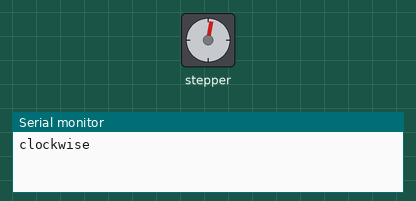
This sketch was run on a simulated Arduino Uno, built with avr-gcc and run on an emulated ATmega328P. On the bench: stepper motor, the last lines printed to the serial monitor. Stepper angles assume 2200 steps per turn.

Above: at 0.05 s.
At 0.55 s:
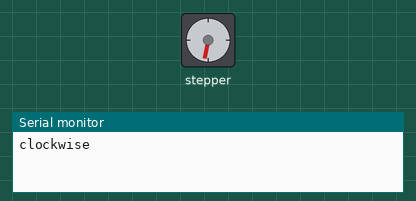
At 5.65 s:
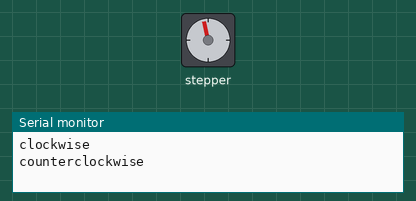
At 6.2 s:
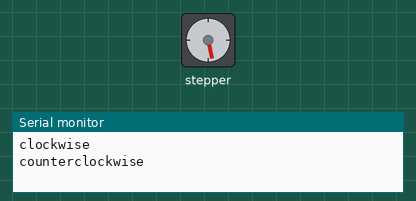
Timing chart, 0 to 14.6 s (numbered marks = the images above):
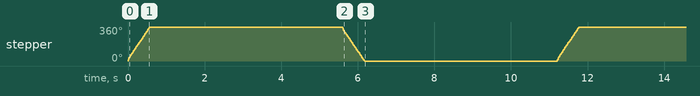

Measured:
- by itself, stepper: turns 360° clockwise in 0.58 s, then 360° counter-clockwise in 0.58 s, repeating every 11.2 s

The sketch:

Arduino_dong_co.ino
```cpp
/*
 Stepper Motor Control - one revolution

 This program drives a unipolar or bipolar stepper motor.
 The motor is attached to digital pins 8 - 11 of the Arduino.

 The motor should revolve one revolution in one direction, then
 one revolution in the other direction.


 Created 11 Mar. 2007
 Modified 30 Nov. 2009
 by Tom Igoe

 */

#include <Stepper.h>

const int stepsPerRevolution = 2200;//ge this to fit the number of steps per revolution
// for your motor

// initialize the stepper library on pins 8 through 11:
Stepper myStepper(stepsPerRevolution, 8, 9, 10, 11);

void setup() {
  // set the speed at 60 rpm:
  myStepper.setSpeed(100);
  // initialize the serial port:
  Serial.begin(9600);
}

void loop() {
  // step one revolution  in one direction:
  Serial.println("clockwise");
  myStepper.step(stepsPerRevolution);
  delay(5000);

  // step one revolution in the other direction:
  Serial.println("counterclockwise");
  myStepper.step(-stepsPerRevolution);
  delay(5000);

}
```
